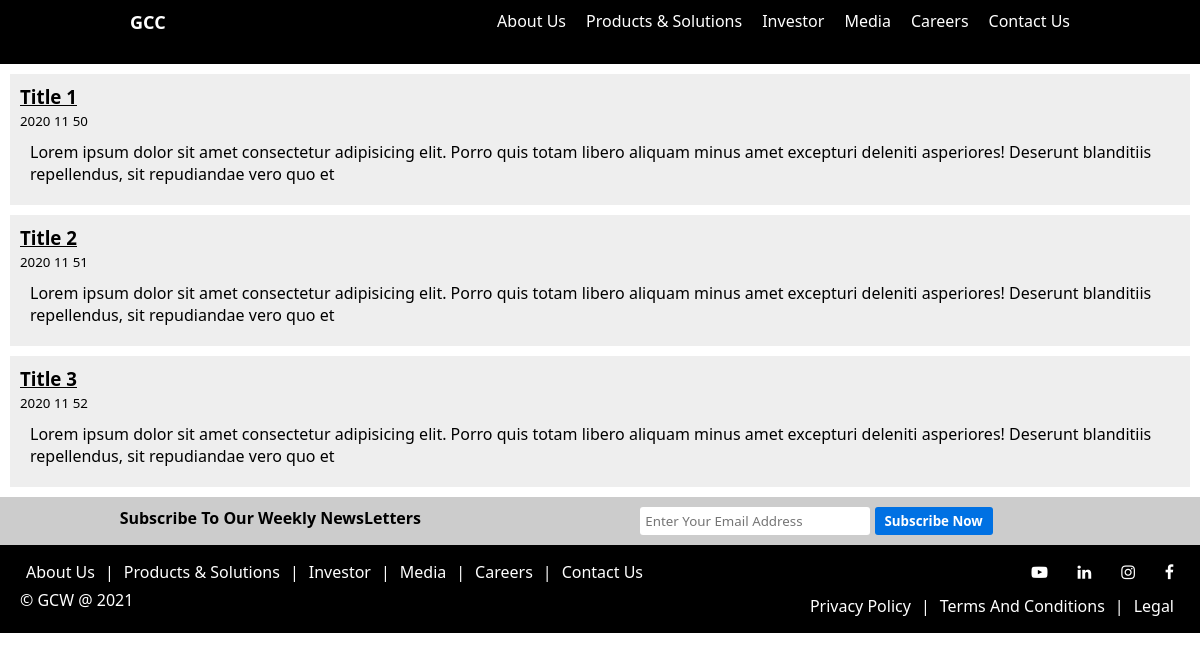
The page /pages/media/index.php on the database as committed earlier.
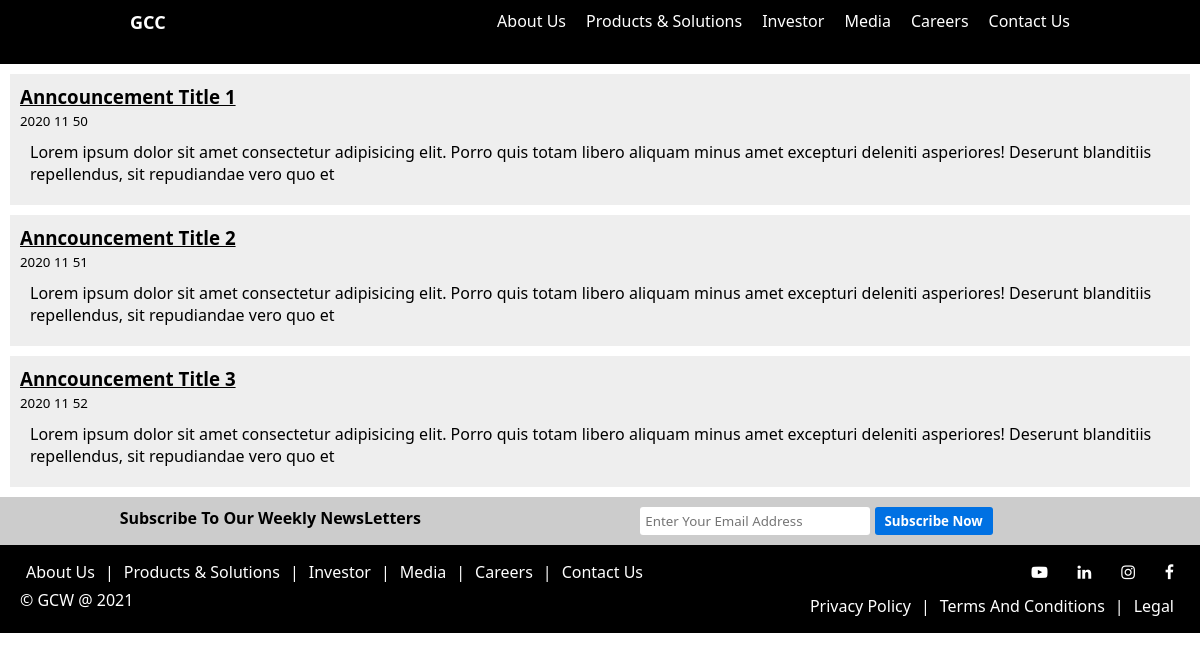
The same page on the database as committed later.
### tables this page shows
CREATE TABLE `media` ( `id` INT(15) NOT NULL AUTO_INCREMENT , `title` VARCHAR(50) NOT NULL , `meta` VARCHAR(25) NOT NULL , `text` VARCHAR(1000) NOT NULL , PRIMARY KEY (`id`));

### common/newsLoader.php (the view, shortened to what this page needs)
<?php
    include "databaseConnect.php";
    $sql = "SELECT * FROM media";
    $result = mysqli_query($conn, $sql);
    while($row = mysqli_fetch_assoc($result)){
        echo "<div class='announcementBox'>";
        echo "<h3>".$row["title"]."</h3>";
        echo "<small>".$row["meta"]."</small>";
        echo "<p>".$row["text"]."</p>";
        echo "</div>";
    }
?>

### pages/media/index.php (shortened to what this page needs)
<!DOCTYPE html>
<html lang="en">
    <head>
        <?php include "../../common/php_common_functions.php" ?>
    <link rel="stylesheet" href="./css/style.css">
    <link rel="stylesheet" href="./css/media.css">
    <link defer rel="stylesheet" href="https://cdnjs.cloudflare.com/ajax/libs/font-awesome/4.7.0/css/font-awesome.min.css">
</head>
<body>
    <?php include "../../common/header.php"; ?>
    <main>
        <?php
            include "../../common/newsLoader.php";
        ?>
    </main>
    <?php include "../../common/footer.php"; ?>
</body>
</html>

### common/header.php (shortened to what this page needs)
<header>
    <div class="container">
        <a href="index.php"><span>GCC</span></a>
        <nav class="all_links_displayed">
            <ul>
                <a href="pages/aboutUs/index.php"><li>About Us</li></a>
                <a href="pages/products/index.php"><li>Products & Solutions</li></a>
                <a href="pages/investor/index.php"><li>Investor</li></a>
                <a href="pages/media/index.php"><li>Media</li></a>
                <a href="pages/careers/index.php"><li>Careers</li></a>
                <a href="pages/contactUs/index.php"><li>Contact Us</li></a>
            </ul>
        </nav>
    </div>
</header>

### common/footer.php (shortened to what this page needs)
<div class="newsletter">
    <strong>Subscribe To Our Weekly NewsLetters</strong>
    <div class="newsletter_form">
        <form action="index.php" method="post">
            <input type="text" name="email_newsletter" placeholder="Enter Your Email Address" id="email_newsletter">
            <input type="submit" value="Subscribe Now" name="newsletter_submit">
        </form>
    </div>
</div>
<footer>
    <div class="flex_footer">
        <ul>
            <a href="pages/aboutUs/index.php"><li>About Us</li></a>
            |<a href="pages/products/index.php"><li>Products & Solutions</li></a>
            |<a href="pages/investor/index.php"><li>Investor</li></a>
            |<a href="pages/media/index.php"><li>Media</li></a>
            |<a href="pages/careers/index.php"><li>Careers</li></a>
            |<a href="pages/contactUs/index.php"><li>Contact Us</li></a>
        </ul>
    </div>
    <div class="socialmedia_footer">
        <a href="https://www.youtube.com"><i class="fa fa-youtube-play" aria-hidden="true"></i></a>
        <a href="https://www.linkedin.com"><i class="fa fa-linkedin" aria-hidden="true"></i></a>
        <a href="https://www.instagram.com"><i class="fa fa-instagram" aria-hidden="true"></i></a>
        <a href="https://www.facebook.com"><i class="fa fa-facebook" aria-hidden="true"></i></a>
    </div>
    <div class="copyright_Footer">
        &copy; GCW @ 2021
    </div>
    <div class="legal_footer">
        <ul>
            <a href="legal/privacypolicy.php"><li>Privacy Policy</li></a>
            |<a href="legal/termsandconditions.php"><li>Terms And Conditions</li></a>
            |<a href="legal/legal.php"><li>Legal</li></a>
        </ul>
    </div>
</footer>

### css/style.css (style rules this page uses)
* { margin: 0px; padding: 0px; font-family: 'Segoe UI', Tahoma, Geneva, Verdana, sans-serif; position: relative; top: 0px; }
header { color: white; height: 8vh; background-color: black; position: sticky; width: 100%; z-index: 1; }
header .container { width: 80%; position: relative; margin: auto; }
header .container span { position: absolute; left: 0px; padding: 10px; font-size: large; font-weight: bold; }
header .container nav.all_links_displayed ul { position: absolute; right: 0px; list-style: none; text-decoration: none; display: flex; flex-direction: row; }
header .container li { padding: 10px; }
header a { text-decoration: none; color: white; }
.newsletter { display: grid; grid-template-columns: minmax(50, auto); padding: 10px; background-color: #CCCCCC; color: black; grid-template-areas: '. newsletter_heading . newsletter_form .'; }
.newsletter strong { grid-area: newsletter_heading; }
.newsletter .newsletter_form { grid-area: newsletter_form; }
.newsletter .newsletter_form input[type="text"] { outline: 0px; border: 0px; border-radius: 3px; background-color: #fff; padding: 5px; width: 50%; }
.newsletter .newsletter_form input[type="submit"] { outline: 0px; border: 0px; border-radius: 3px; padding: 5px 10px 5px 10px; background-color: #0071E3; color: white; font-weight: bolder; }
footer { display: grid; grid-template-columns: minmax(50, auto); grid-template-areas: 'navigation socialmedia' 'copyright legal'; background-color: #000000; color: white; padding: 10px; }
footer > div { padding: 6px; }
.flex_footer { grid-area: navigation; }
.flex_footer ul { display: flex; flex-direction: row; flex-wrap: wrap; list-style: none; color: white; }
.flex_footer li { padding: 0px 10px 0px 10px; }
.flex_footer a { text-decoration: none; color: white; }
.socialmedia_footer { grid-area: socialmedia; display: flex; justify-self: end; flex-direction: row; gap: 10px; }
.socialmedia_footer a { text-decoration: none; color: white; padding: 0px 10px 0px 10px; }
.copyright_Footer { grid-area: copyright; padding: 0 0 0 10px; }
.legal_footer { grid-area: legal; justify-self: end; }
.legal_footer ul { display: flex; flex-direction: row; list-style: none; }
.legal_footer a { text-decoration: none; color: white; padding: 0px 10px 0px 10px; }

### css/media.css (style rules this page uses)
.announcementBox { background-color: #eee; margin: 10px; padding: 10px; }
.announcementBox h3 { text-decoration: underline; }
.announcementBox p { padding: 10px; }

Rows that differ between the two databases and show on the page:
changed media: title "Title 1" → "Anncouncement Title 1"
changed media: title "Title 2" → "Anncouncement Title 2"
changed media: title "Title 3" → "Anncouncement Title 3"
